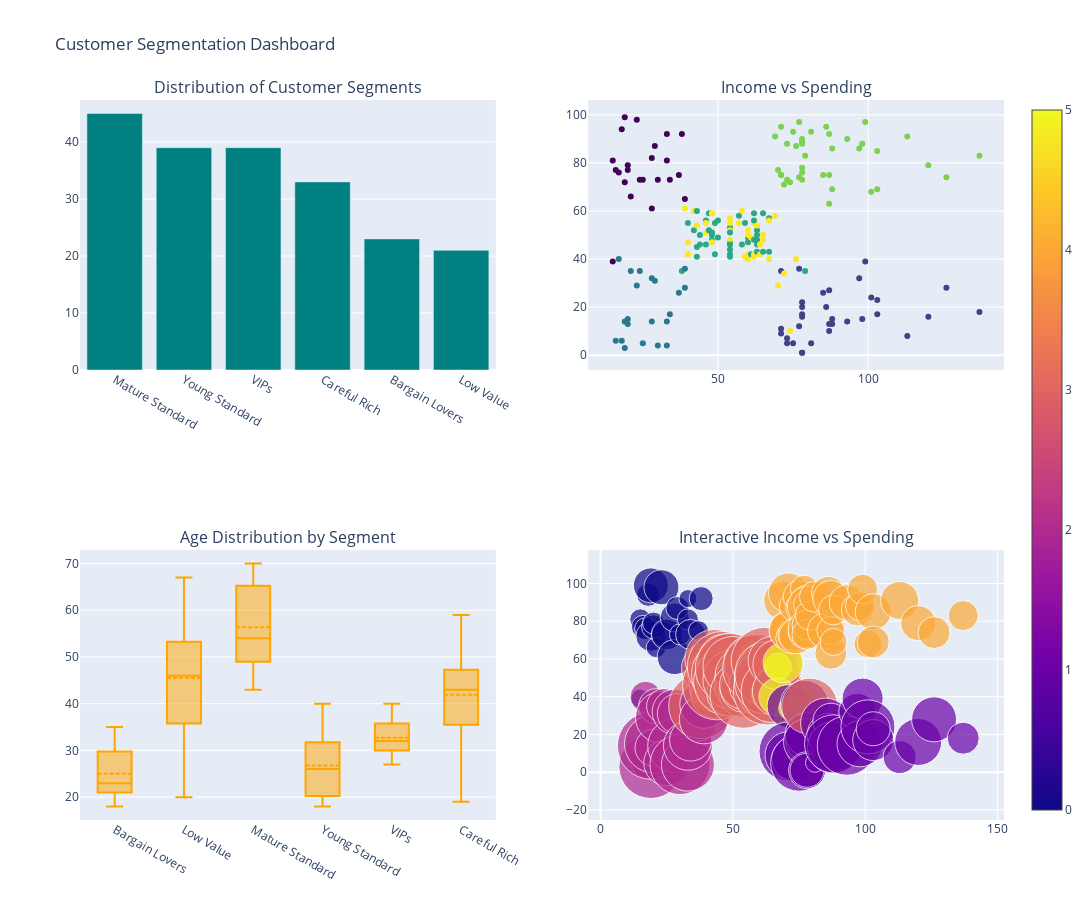

The notebook cell this image was saved under:
### Code cell
from plotly.subplots import make_subplots
import plotly.graph_objects as go

# Create subplot layout: 2 rows × 2 columns
fig = make_subplots(
    rows=2, cols=2,
    subplot_titles=(
        "Distribution of Customer Segments",
        "Income vs Spending",
        "Age Distribution by Segment",
        "Interactive Income vs Spending"
    )
)

# 1. Distribution (Bar chart)
segment_counts = df["Customer Segment"].value_counts()
fig.add_trace(
    go.Bar(x=segment_counts.index, y=segment_counts.values, marker=dict(color="teal")),
    row=1, col=1
)

# 2. Scatter: Income vs Spending
fig.add_trace(
    go.Scatter(
        x=df["Annual Income (k$)"], y=df["Spending Score (1-100)"],
        mode="markers", marker=dict(color=df["Customer Segment"].astype("category").cat.codes, colorscale="Viridis"),
        text=df["Customer Segment"]
    ),
    row=1, col=2
)

# 3. Boxplot: Age distribution
fig.add_trace(
    go.Box(x=df["Customer Segment"], y=df["Age"], boxmean=True, marker=dict(color="orange")),
    row=2, col=1
)

# 4. Interactive Scatter (bubble plot)
fig.add_trace(
    go.Scatter(
        x=df["Annual Income (k$)"], y=df["Spending Score (1-100)"],
        mode="markers",
        marker=dict(size=df["Age"], color=df["Customer Segment"].astype("category").cat.codes, colorscale="Plasma", showscale=True),
        text=df["Customer Segment"]
    ),
    row=2, col=2
)

# Layout styling
fig.update_layout(
    height=900, width=1200,
    title_text="Customer Segmentation Dashboard",
    showlegend=False
)

fig.show()

### Figure 1 — Plotly figure (JSON) as saved in the notebook; plotly's stock layout.template omitted (floating-point values rounded to 4 significant figures; data arrays with more than 128 entries replaced by an {"elided": "..."} marker saying what was removed)
{"data": [{"marker": {"color": "teal"}, "type": "bar", "x": ["Mature Standard", "Young Standard", "VIPs", "Careful Rich", "Bargain Lovers", "Low Value"], "xaxis": "x", "y": [45, 39, 39, 33, 23, 21], "yaxis": "y"}, {"marker": {"color": {"elided": "200 int values"}, "colorscale": [[0, "#440154"], [0.1111, "#482878"], [0.2222, "#3e4989"], [0.3333, "#31688e"], [0.4444, "#26828e"], [0.5556, "#1f9e89"], [0.6667, "#35b779"], [0.7778, "#6ece58"], [0.8889, "#b5de2b"], [1, "#fde725"]]}, "mode": "markers", "text": {"elided": "200 str values"}, "type": "scatter", "x": {"elided": "200 int values"}, "xaxis": "x2", "y": {"elided": "200 int values"}, "yaxis": "y2"}, {"boxmean": true, "marker": {"color": "orange"}, "type": "box", "x": {"elided": "200 str values"}, "xaxis": "x3", "y": {"elided": "200 int values"}, "yaxis": "y3"}, {"marker": {"color": {"elided": "200 int values"}, "colorscale": [[0, "#0d0887"], [0.1111, "#46039f"], [0.2222, "#7201a8"], [0.3333, "#9c179e"], [0.4444, "#bd3786"], [0.5556, "#d8576b"], [0.6667, "#ed7953"], [0.7778, "#fb9f3a"], [0.8889, "#fdca26"], [1, "#f0f921"]], "showscale": true, "size": {"elided": "200 int values"}}, "mode": "markers", "text": {"elided": "200 str values"}, "type": "scatter", "x": {"elided": "200 int values"}, "xaxis": "x4", "y": {"elided": "200 int values"}, "yaxis": "y4"}], "layout": {"annotations": [{"font": {"size": 16}, "showarrow": false, "text": "Distribution of Customer Segments", "x": 0.225, "xanchor": "center", "xref": "paper", "y": 1, "yanchor": "bottom", "yref": "paper"}, {"font": {"size": 16}, "showarrow": false, "text": "Income vs Spending", "x": 0.775, "xanchor": "center", "xref": "paper", "y": 1, "yanchor": "bottom", "yref": "paper"}, {"font": {"size": 16}, "showarrow": false, "text": "Age Distribution by Segment", "x": 0.225, "xanchor": "center", "xref": "paper", "y": 0.375, "yanchor": "bottom", "yref": "paper"}, {"font": {"size": 16}, "showarrow": false, "text": "Interactive Income vs Spending", "x": 0.775, "xanchor": "center", "xref": "paper", "y": 0.375, "yanchor": "bottom", "yref": "paper"}], "height": 900, "showlegend": false, "title": {"text": "Customer Segmentation Dashboard"}, "width": 1200, "xaxis": {"anchor": "y", "domain": [0, 0.45]}, "xaxis2": {"anchor": "y2", "domain": [0.55, 1]}, "xaxis3": {"anchor": "y3", "domain": [0, 0.45]}, "xaxis4": {"anchor": "y4", "domain": [0.55, 1]}, "yaxis": {"anchor": "x", "domain": [0.625, 1]}, "yaxis2": {"anchor": "x2", "domain": [0.625, 1]}, "yaxis3": {"anchor": "x3", "domain": [0, 0.375]}, "yaxis4": {"anchor": "x4", "domain": [0, 0.375]}}}
